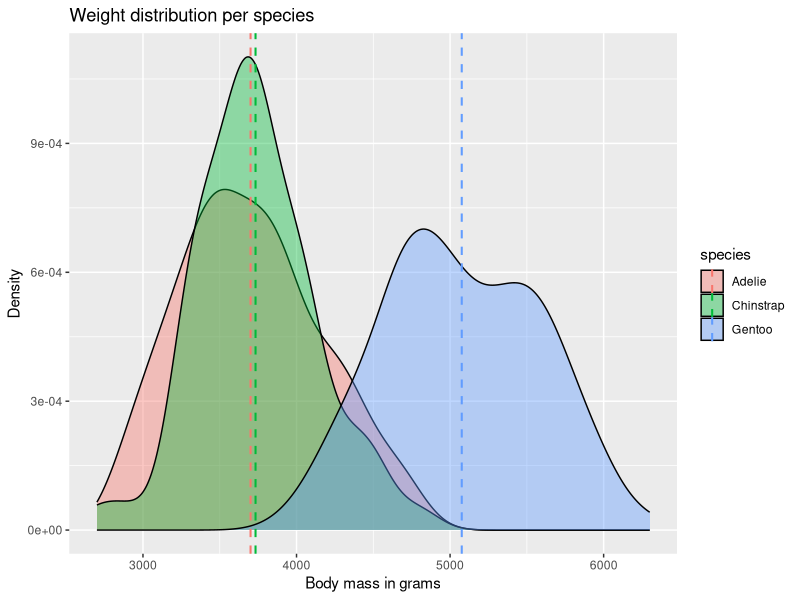
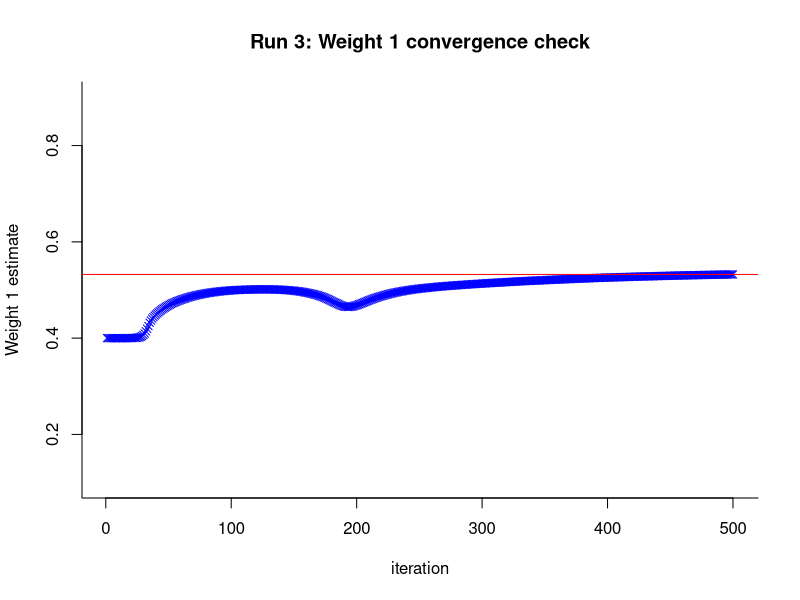
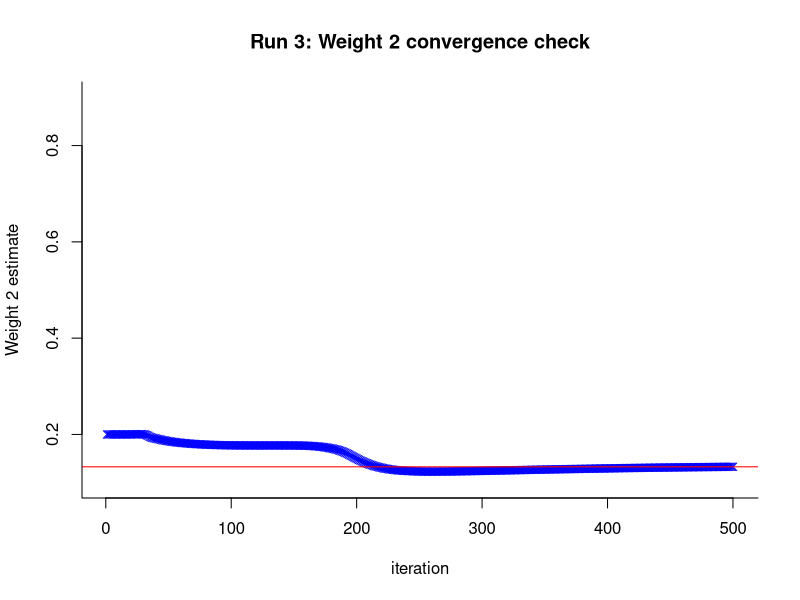
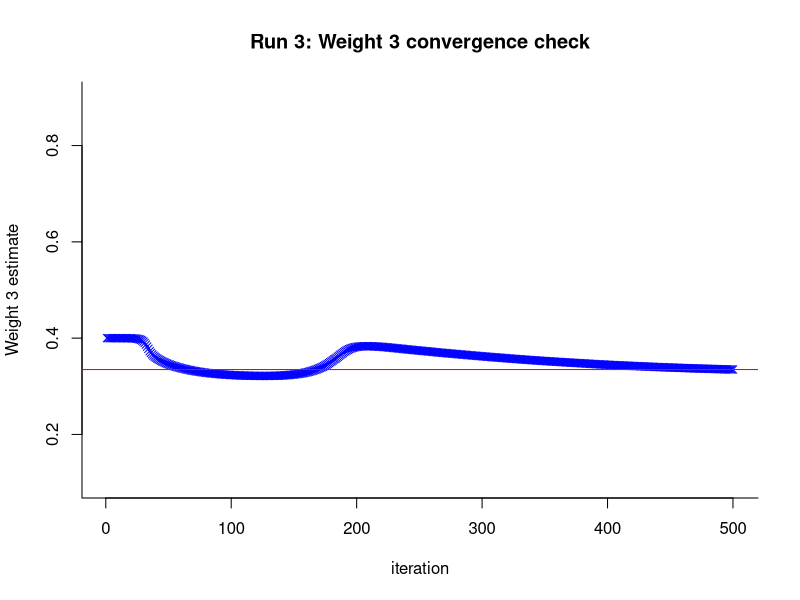
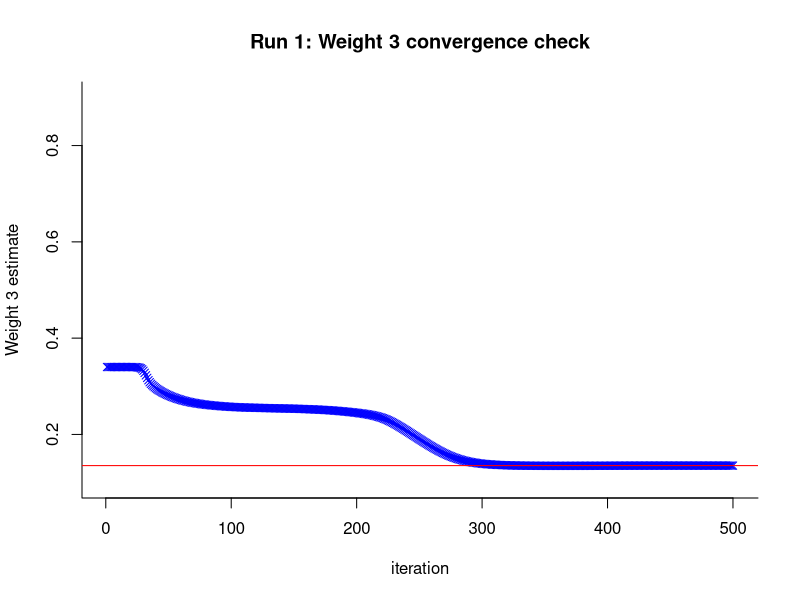
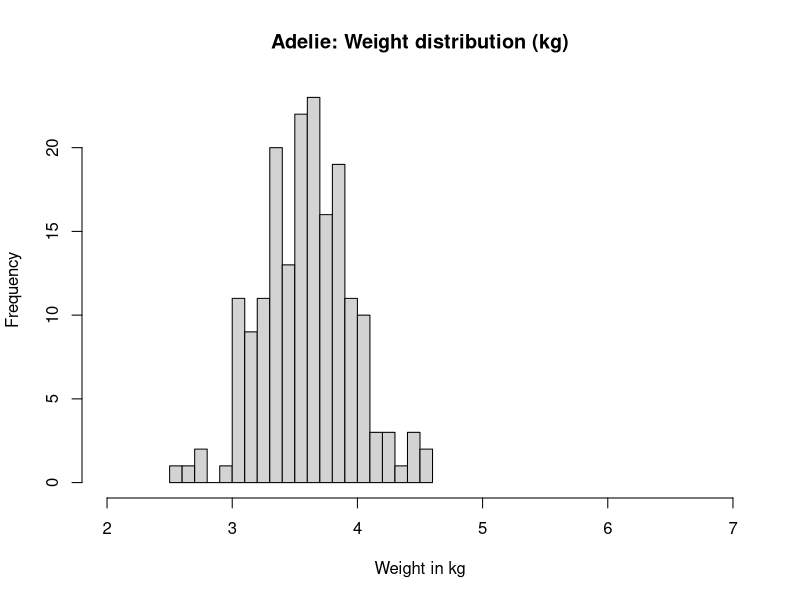
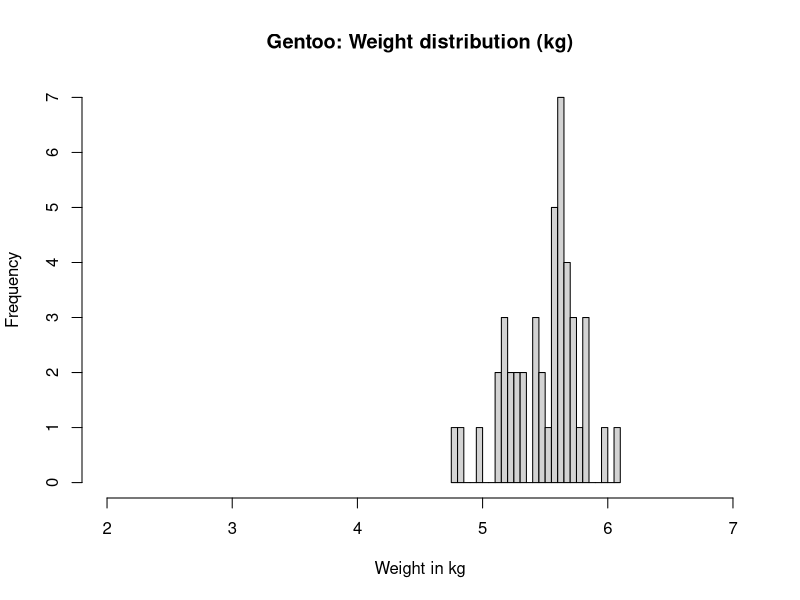
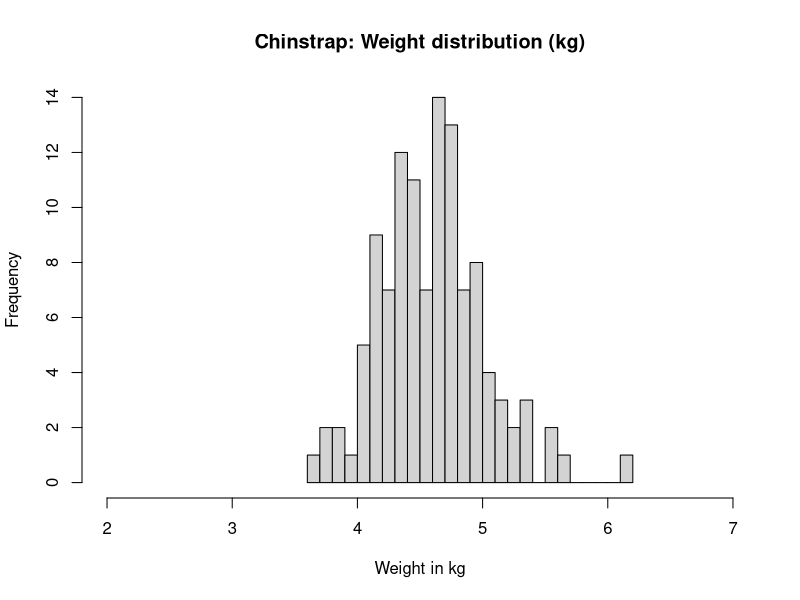

Recreate these plots in R, in order.
## ---- chunk 1
knitr::opts_chunk$set(echo = TRUE)
## ---- chunk 2
setwd("/Users/valentinkodderitzsch/Coding/r-for-stats/r-course/assignment")

# Set seed to student ID as instructed
set.seed(3895157)
## ---- chunk 3
# Install and load libraries
pkgs <- rownames(installed.packages())
if(!"palmerpenguins" %in% pkgs) install.packages("palmerpenguins")
library(palmerpenguins)
library(dplyr)
library(ggplot2)

# Inspect penguins dataset
?penguins

# Load the dataset into the R environment
data("penguins")

# Convert to dataframe
df = data.frame(penguins)
head(df)
## ---- chunk 4
# Get the unique values in the species and island columns
unique(df$species)
unique(df$island)

# Display the joint frequency table
table(df$species, df$island)

# Total number of penguins
sum(count(df, species, island)$n)
## ---- chunk 5
# Get the bill length of the Gentoo and the Chinstrap penguin
c_bill = filter(df, species == 'Chinstrap') |> select(bill_length_mm)
g_bill = filter(df, species == 'Gentoo') |> select(bill_length_mm)


# H0: mu_c >= mu_g with Ha: mu_c < mu_g
alpha = 0.05
test_less = t.test(x = c_bill, y = g_bill, alternative = "less", conf.level = 1-alpha)
test_less
## ---- chunk 6
test_equal = t.test(c_bill, g_bill, alternative = "two.sided", conf.level = 1-alpha)
test_equal
## ---- chunk 7
# Check for NA in body mass column and return index
if (sum(is.na(df$body_mass_g)) > 0){
  print("Remove the following indexes from body_mass_g")
  which(is.na(df$body_mass_g))}

# Check for NA in species and return index
if (sum(is.na(df$species)) > 0){
  print("Remove the following indexes from species")
  which(is.na(df$species))}

# Remove rows with NA body mass or NA species
df = filter_at(df, vars(body_mass_g, species), all_vars(!is.na(.)))
## ---- chunk 8
# Calculate the mean for each species
avg_body_mass_g = aggregate(body_mass_g ~ species, data = df, FUN = mean)
avg_body_mass_g

# Overlapping density plot per species, with mean values
# Smoothing parameter has been left at the default of 'adjust = 1'
ggplot(data=df,
       aes(x=body_mass_g, group=species, fill=species)) +
  geom_density(adjust=1, alpha=.4) +
  geom_vline(data = avg_body_mass_g, aes(xintercept = body_mass_g, color = species),
             linetype = "dashed", linewidth = 0.7) +
  labs(title = "Weight distribution per species", x = 'Body mass in grams', y = 'Density')
## ---- chunk 9
# x is the new body_mass_g vector in kilos 
x.mass = df$body_mass_g/1000
## ---- chunk 10
# Log-likelihood function but negated so that it can be minimized using optim().
# Tao is an unbound parameter that can be converted back using sigma = exp(tao)
## @param theta: Vector with parameter values mu1, mu2, mu3, tao1, tao2, tao3
## @param weights: Vector with mixture weights 1 and 2
## @param clt_1.row: Vector with clustering probabilities on 
### all observations to be component 1
## @param clt_2.row: Vector with clustering probabilities on 
### all observations to be component 2
## @param x: Vector representing the given dataset
neg.loglik = function(theta, weights, clt_1.row, clt_2.row, x) {
  # Extract mu's
  mu1 = theta[1]
  mu2 = theta[2]
  mu3 = theta[3]
  
  # Extract sigma's by converting from taos
  sigma1 = exp(theta[4])
  sigma2 = exp(theta[5])
  sigma3 = exp(theta[6])
  
  # Extract mixture weights: \pi_i
  wt_1 = weights[1] 
  wt_2 = weights[2]
  
  # Check that the sum of weights is not greater than 1 (i.e. sum of 1 is allowed)
  if (wt_1+wt_2 > 1) {
    stop("Sum of wt_1 and wt_2 cannot exceed 1")
  }
  wt_3 = 1 - wt_1 - wt_2
  
  # Check that the sum of probabilistic classification is not greater than 1
  sum = clt_1.row + clt_2.row
  rs = round(sum, 6) # Fix floating-point arithmetic issue
  if ( any(rs > 1) ) {
    stop("Sum of clt_1.row and clt_2.row cannot exceed 1 at any element")
  }
  clt_3.row = 1 - clt_1.row - clt_2.row
  
  # Density of the mixture model:
  f.x1 = wt_1 * dnorm(x, mu1, sigma1)
  f.x2 = wt_2 * dnorm(x, mu2, sigma2)
  f.x3 = wt_3 * dnorm(x, mu3, sigma3)
    
  # Negative log-likelihood:
  - sum(clt_1.row * log(f.x1) + clt_2.row * log(f.x2) + clt_3.row * log(f.x3))
}
## ---- chunk 11
# EM init function initializes and return theta, weights clustering probabilities
## @param n.iter: Number of iterations
## @param data: Dataset of the EM algorithm
## @param start_t: Starting values for theta (mu1 to mu3, sig1 to sig3)
## @param start_w: Starting weights w1 and w2
EM_init = function(n.iter = 200, data = x.mass, 
                   start_t = c(3.7, 3.73, 5.07, 0.46, 0.38, 0.5), 
                   start_w = c(0.3, 0.38)) {
  # Check that the dataset has no NA values
  if (any(is.na(data))) {
    stop("Given dataset in EM_init() contains NA values which is not allowed")  
  }
  n = length(data)
  
  # Estimates for the mixture weights 1 and 2
  wt.hat = matrix(NA, n.iter, 2)
  
  # Estimates for the clustering probabilities for factor 1 and 2
  clt_1 = clt_2 = matrix(NA, n.iter, n)
  
  # Theta values are: mu1, mu2, mu3, tao1, tao2, tao3
  theta.hat = matrix(NA, n.iter, 6) 
  
  # Initialize values based on function input
  wt.hat[1, 1] = start_w[1]
  wt.hat[1, 2] = start_w[2]
  
  # Expectation of the clustering probabilities have to be mixture weight
  ## Set range very small so that the sum of weights is <= 1
  clt_1[1, ] = runif(n, wt.hat[1, 1] - 0.2, wt.hat[1, 1] + 0.2)
  clt_2[1, ] = runif(n, wt.hat[1, 2] - 0.02, wt.hat[1, 2] + 0.02)
  
  # Reparameterised optimisation (i.e. minimisation of neg.loglik)
  ## Starting values are mu1, mu2, mu3, tao1, tao2, tao3
  ## tao = log(sigma) => sigam = exp(tao)
  opt_res = optim(start_t, 
    function(theta) neg.loglik(theta, wt.hat[1,], clt_1[1, ], clt_2[1, ], data))
  
  # Get the optim parameters
  theta.hat[1, ] = opt_res$par
  
  output = list('wt.hat' = wt.hat,
                'clt_1' = clt_1,
                'clt_2' = clt_2,
                'theta.hat' = theta.hat)
  
  return(output)
}
## ---- chunk 12
# EM algorithm return the estimates for theta and its log-likelihood, weights,
## clustering probabilities, and the weights over 
## all iteration to check for convergence
## @param n.iter: Number of iterations
## @param data: Dataset for the EM algorithm
## @param start_t: Starting values for theta (mu1, mu2, mu3, tao1, tao2, tao3)
## @param start_w: Starting weights w1 and w2
EM_algo = function(n.iter = 200, data = x.mass, 
                           start_t = c(3.7, 3.73, 5.07, 0.46, 0.38, 0.5), 
                           start_w = c(0.3, 0.38)) {
  
  # Create initials values for iteration t = 1
  init_values = EM_init(n.iter, data, start_t, start_w)
  
  # Extract values
  wt.hat = init_values[["wt.hat"]]
  clt_1 = init_values[["clt_1"]]
  clt_2 = init_values[["clt_2"]]
  theta.hat = init_values[["theta.hat"]]
  
  # Iteration 2 until end
  for (t in 2:n.iter) {
    # Extract tmp theta and weights from last iteration
    tmp.mu1 = theta.hat[t-1, 1]
    tmp.mu2 = theta.hat[t-1, 2]
    tmp.mu3 = theta.hat[t-1, 3]
    
    # Convert from taos to sigmas
    tmp.sig1 = exp(theta.hat[t-1, 4]) 
    tmp.sig2 = exp(theta.hat[t-1, 5])
    tmp.sig3 = exp(theta.hat[t-1, 6])
    
    tmp.wt_1 = wt.hat[t-1, 1]
    tmp.wt_2 = wt.hat[t-1, 2]
    
    # E STEP: Updates the clustering probabilities
    p.temp = cbind(
      tmp.wt_1 * dnorm(data, tmp.mu1, tmp.sig1),
      tmp.wt_2 * dnorm(data, tmp.mu2, tmp.sig2),
      (1 - tmp.wt_1 - tmp.wt_2) * dnorm(data, tmp.mu3, tmp.sig3)
    )
    
    # Clustering probabilities for factor 1
    clt_1[t, ] = p.temp[ , 1]/rowSums(p.temp)
    
    ## Clustering probabilities for factor 2
    clt_2[t, ] = p.temp[ , 2]/rowSums(p.temp)
    
    # M STEP: Updates mixture weights and theta values
    wt_1.hat = mean(clt_1[t, ])
    wt_2.hat = mean(clt_2[t, ])
    wt.hat[t, ] = c(wt_1.hat, wt_2.hat)
    
    # Reparameterised optimisation (i.e. minimisation of neg.loglik)
    ## Starting values are mu1, mu2, mu3, tao1, tao2, tao3
    ## tao = log(sigma) => sigam = exp(tao)
     opt_result  = optim(theta.hat[t-1, ], function(theta)
      neg.loglik(theta, wt.hat[t, ], clt_1[t, ], clt_2[t, ], data))
     
     # print(paste("Inside for loop at t =", t))
     # print(opt_result)
     # print(wt.hat[t, ])
     theta.hat[t, ] = opt_result$par
  } # end for loop
  
  # Log-likelihood value at the last iteration, i.e minus minus is plus
  log.last = - neg.loglik(theta.hat[n.iter, ],
                          wt.hat[n.iter, ], 
                          clt_1[n.iter, ],
                          clt_2[n.iter, ], data)
  
  # Compute wt_3 at final iteration n.iter
  wt_3 = 1 - sum(wt.hat[n.iter, ])
  
  # Compute clustering probabilities at final iteration n.iter
  clt_total_n.iter = cbind(clt_1[t, ],
                           clt_2[t, ], 
                           1 - clt_1[t, ] - clt_2[t, ])
  
  # Compute the weight iteration for factor 3
  wt_3_iterations = 1 - rowSums(wt.hat)
  
  # Convert taos to sigmas
  sig_all = exp(theta.hat[n.iter, 4:6])
  
  output = list('loglik' = log.last,
                'weights' = c(wt.hat[n.iter, ], wt_3 ),
                'theta' = c(theta.hat[n.iter, 1:3], sig_all),
                'weight_iterations' = cbind(wt.hat, wt_3_iterations),
                'clusters' = clt_total_n.iter)
  
  return(output)
}
## ---- chunk 13
# Isolate the body mass per species and convert to kg 
mass_c = as.numeric(filter(df, species == 'Chinstrap') |> 
  select(body_mass_g) |> apply(2, function(x) x/1000))

mass_g = as.numeric(filter(df, species == 'Gentoo') |> 
  select(body_mass_g) |> apply(2, function(x) x/1000))

mass_a = as.numeric(filter(df, species == 'Adelie') |> 
  select(body_mass_g) |> apply(2, function(x) x/1000))

# Set factor 1 = Adelie; factor 2 = Gentoo; factor 3 = Chinstrap
start_t1 = c(mean(mass_a),mean(mass_g), mean(mass_c), 
          log(sd(mass_a)), log(sd(mass_g)), log(sd(mass_c)) )
## ---- chunk 14
# Run 1
# Set seed so that runs are comparable
set.seed(3895157)

# Starting values for weights
start_w1 = c(0.3, 0.36)

# Number of iterations
n.iter = 500

# Run the EM algorithm with the above starting values for theta
## and starting weight around 1/3
final_results1 = EM_algo(n.iter = n.iter, data = x.mass,
                        start_t = start_t1, start_w = start_w1)
final_results1[1:3]

## ---- chunk 15
# Run 2
# Set seed so that runs are comparable
set.seed(3895157)

# Starting values for theta
start_t2 = c(mean(x.mass), mean(x.mass) + 0.1, mean(x.mass) - 0.1,
           log(sd(x.mass)), log(sd(x.mass)) + 0.1, log(sd(x.mass)) - 0.1)

# Run the EM algorithm with the above starting values and starting weights around 1/3
final_results2 = EM_algo(n.iter = n.iter, data = x.mass,
                        start_t = start_t2,
                        start_w = start_w1)
final_results2[1:3]
## ---- chunk 16
# Run 3
# Set seed so that runs are comparable
set.seed(3895157)

# Set the starting weights to 40:20:40. The last weight is calculated internally.
start_w2 = c(0.4, 0.2)

# Run the EM algorithm with the above starting values form 
## run 2 and starting weights like in the dataset
final_results3 = EM_algo(n.iter = n.iter, data = x.mass,
                        start_t = start_t2,
                        start_w = start_w2)
final_results3[1:3]
## ---- chunk 17
#Convergence weight 1
par(bty = 'l')
plot(final_results3[["weight_iterations"]][, 1],
     xlab = 'iteration', pch = 4, col = 'blue', ylab = 'Weight 1 estimate',
     ylim = c(0.1, 0.9), main = 'Run 3: Weight 1 convergence check')
abline(h = final_results3[["weight_iterations"]][n.iter, 1], col = 'red')
## ---- chunk 18
# Convergence weight 2
par(bty = 'l')
plot(final_results3[["weight_iterations"]][, 2],
     xlab = 'iteration', pch = 4, col = 'blue', ylab = 'Weight 2 estimate',
     ylim = c(0.1, 0.9), main = 'Run 3: Weight 2 convergence check')
abline(h = final_results3[["weight_iterations"]][n.iter, 2], col = 'red')
## ---- chunk 19
# Convergence weight 3
par(bty = 'l')
plot(final_results3[["weight_iterations"]][, 3],
     xlab = 'iteration', pch = 4, col = 'blue', ylab = 'Weight 3 estimate',
     ylim = c(0.1, 0.9), main = 'Run 3: Weight 3 convergence check')
abline(h = final_results3[["weight_iterations"]][n.iter, 3], col = 'red')
## ---- chunk 20
# Convergence weight 3, run 1
par(bty = 'l')
plot(final_results1[["weight_iterations"]][, 3],
     xlab = 'iteration', pch = 4, col = 'blue', ylab = 'Weight 3 estimate',
     ylim = c(0.1, 0.9), main = 'Run 1: Weight 3 convergence check')
abline(h = final_results1[["weight_iterations"]][n.iter, 3], col = 'red')
## ---- chunk 21
# Create a dataframe
comp = data.frame(estimate = final_results3[['theta']], 
                  observed = c(mean(mass_a), mean(mass_g), mean(mass_c), 
                              sd(mass_a), sd(mass_g), sd(mass_c)))

# Store estimates in variables
mu_A = final_results3[['theta']][1]
mu_G = final_results3[['theta']][2]
mu_C = final_results3[['theta']][3]

sig_A = final_results3[['theta']][4]
sig_G = final_results3[['theta']][5]
sig_C = final_results3[['theta']][6]

# Name the indexes
rownames(comp) = c("mu_A", 'mu_G', 'mu_C', "sig_A", "sig_G", "sig_C")

print(comp)
## ---- chunk 22
# Mixture weight estimates
final_results3[['weights']]

# Store estimates in variables
w_A = final_results3[['weights']][1]
w_G = final_results3[['weights']][2]
w_C = final_results3[['weights']][3]
## ---- chunk 23
# Length of final dataframe
n = length(x.mass)

# Draw data according to the number of classified penguines per species
# with their estimated mean and sd
dist_A = rnorm(round(w_A*n, 0), mu_A, sig_A)
dist_G = rnorm(round(w_G*n, 0), mu_G, sig_G)
dist_C = rnorm(round(w_C*n, 0), mu_C, sig_C)

# Display the weight distribution Adelie penguines
hist(dist_A, 20, 
     main = "Adelie: Weight distribution (kg)",
     xlab = "Weight in kg", xlim = c(2, 7))

# Gentoo
hist(dist_G, 20,
      main = "Gentoo: Weight distribution (kg)",
      xlab = "Weight in kg", xlim = c(2, 7))

# Chinstrap
hist(dist_C, 20,
      main = "Chinstrap: Weight distribution (kg)",
      xlab = "Weight in kg", xlim = c(2, 7))

## ---- chunk 24
# Run 3
# Encode columns as col1 = Ad, col2 = Gent, col3 = Chin
# Classify using the component with the highest probability from run 3 instead 
## of using a fixed cut off value
predComp_r3 = apply(final_results3[['clusters']], 1, function(x) which.max(x) )
print(predComp_r3)
## ---- chunk 25
# Run 1
# Encode columns as col1 = Ad, col2 = Gent, col3 = Chin
# Classify using the component with the highest probability from run 1 instead 
## of using a fixed cut off value
predComp_r1 = apply(final_results1[['clusters']], 1, function(x) which.max(x) )
print(predComp_r1)
## ---- chunk 26
# Run 3
# Joint PDF of Sex vs predicted component
sex = df$sex
table(sex, predComp_r3)
## ---- chunk 27
# Run 1
# Joint PDF of Sex vs predicted component
table(sex, predComp_r1)
## ---- chunk 28
# Encoding the actual component
actualComponent = ifelse(df$species == 'Adelie', 1, 0) +
  ifelse(df$species == 'Gentoo', 2, 0) + 
  ifelse(df$species == 'Chinstrap', 3, 0) 

print(actualComponent)
## ---- chunk 29
table(sex, actualComponent)
## ---- chunk 30
# Run 3
# Joint PDF of Species vs predicted component
species = df$species
table(species, predComp_r1)
## ---- chunk 31
# Run 3
# Classification accuracy table
accuracy = table(actualComponent, predComp_r3)
accuracy

# Numeric classification accuracy
overall_3 = sum(diag(accuracy))/n

print(paste("Overall classification accuracy RUN 3:", 100*overall_3, "%"))

print(paste("Classification accuracy for Adelie class:", 100* 124/(124+27), "%") )
print(paste("Classification accuracy for Gentoo class:", 100* 46/(3+46+74), "%") )
print(paste("Classification accuracy for Chinstrap class:", 100* 7/(61+7), "%") )
## ---- chunk 32
# Run 1
# Classification accuracy table
accuracy = table(actualComponent, predComp_r1)
accuracy

# Numeric classification accuracy
overall_1 = sum(diag(accuracy))/n

print(paste("Overall classification accuracy RUN 1:", 100*overall_1, "%"))

print(paste("Classification accuracy for Adelie class:", 100* 124/(124+27), "%") )
print(paste("Classification accuracy for Gentoo class:", 100* 71/(71+3+49), "%") )
print(paste("Classification accuracy for Chinstrap class:", 100* 0/(61+7), "%") )
## ---- chunk 33
# Create parameters for the simulated data (s.data)
s.n = 500
s.w1 = s.w3 = 0.4
s.w2 = 0.2
s.mu1 = 3
s.mu2 = 10
s.mu3 = 18
s.sig1 = 1.2
s.sig2 = 1.4
s.sig3 = 1.6

# Just like the given dataset, the first 200 entries are factor 1 only, 
# the following 100 observations are factor 2 only, same logic for factor 3
s.groups = c(rep(1, 200), rep(2, 100), rep(3, 200))
table(s.groups)

# Create the simulated dataset using the mixture model
s.x = rep(NA, s.n)
s.x[s.groups == 1] = rnorm(sum(s.groups == 1), s.mu1, s.sig1)
s.x[s.groups == 2] = rnorm(sum(s.groups == 2), s.mu2, s.sig2)
s.x[s.groups == 3] = rnorm(sum(s.groups == 3), s.mu3, s.sig3)

# Calculate the coefficient of variation
cv = sd(s.x)/mean(s.x) * 100

# Print information about the variability of the data => Needed to put MSE in context
print(paste('mean', mean(s.x)))
print(paste('sd', sd(s.x)))
print(paste('range', range(s.x)))
print(paste('cv', cv))

## ---- chunk 34
# Visualize the simulated dataset
s.df = data.frame(sim_mass = s.x)
hist_plot = ggplot(s.df, aes(x=sim_mass)) +
  geom_histogram(aes(y = after_stat(density)),
                 colour = 1, fill = "white", binwidth = 0.2) +
  geom_density(lwd = 0.7, colour = 4,
               fill = 4, alpha = 0.25)

# Names for the mixture PDF with their respective weight
name1 = paste("Normal 1 (weight", s.w1, ")")  
name2 = paste("Normal 2 (weight", s.w2, ")")  
name3 = paste("Normal 3 (weight", s.w3, ")")  

# Overlay the 3 normal distributions  
hist_plot +
  stat_function(fun = dnorm, args = list(mean = s.mu1, sd = s.sig1), 
                linewidth = 0.5, aes(colour = name1)) +
  stat_function(fun = dnorm, args = list(mean = s.mu2, sd = s.sig2), 
                linewidth = 0.5, aes(colour = name2)) +
  stat_function(fun = dnorm, args = list(mean = s.mu3, sd = s.sig3), 
                linewidth = 0.5, aes(colour = name3)) +
  scale_color_manual("Mixture components" ,values = c(10:11, 6)) +
  labs(title = "Simulated Dataset with Mixtures", x = "Simulated Mass", y = "Density") +
  theme(legend.position = "right")
## ---- chunk 35
# Set clustering probabilities
b.clt_1 = b.clt_2 = b.clt_3 = rep(NA, s.n)
b.clt_1[s.groups == 1] = 0.9
b.clt_1[s.groups != 1] = 0.05

b.clt_2[s.groups == 2] = 0.9
b.clt_2[s.groups != 2] = 0.05

b.clt_3[s.groups == 3] = 0.9
b.clt_3[s.groups != 3] = 0.05

# Check that the clustering probabilities add up
b.clt_all = cbind(b.clt_1, b.clt_2, b.clt_3)
b.clt_all[1:3, ]

# Cluster 2 should be 0.9 for observations 201 to 300
b.clt_all[220:222, ]

# Cluster 3 should be 0.9 for observations 301 to 500
b.clt_all[420:422, ]

## ---- chunk 36
# True parameters
truth = c(s.mu1, s.mu2, s.mu3, 
          s.sig1, s.sig2, s.sig3)

# Number of simulations (left at 10 so that .Rmd knits faster)
## Results seem to stabilise as of 300 
## but for actual Law of Large Number use k = 10^4
k = 300

# Bootstrap assuming that the mixture weights are fixed and correct
boot = replicate(k, {
  # Simulate the datset
  x.boot = rep(NA, s.n)
  x.boot[s.groups == 1] = rnorm(sum(s.groups == 1), s.mu1, s.sig1)
  x.boot[s.groups == 2] = rnorm(sum(s.groups == 2), s.mu2, s.sig2)
  x.boot[s.groups == 3] = rnorm(sum(s.groups == 3), s.mu3, s.sig3)
  
  # Optimise the 6 theta values (mu1, mu2, mu3, tao1, tao2, tao3)
  # and use the truth values as the starting point
  # Use Nelder-Meld as sigma = exp(tao), i.e. sigma has been re-parameterised to be unconstrained
  # Assume that the mixture weights are correctly predicted
  # Assume that the clustering probabilities are correct
  est = optim(truth, function(theta)
    neg.loglik(theta, c(s.w1, s.w2), b.clt_1, b.clt_2, x.boot) )$par
  
  # Convert taos to sigs
  exp(est[4:5])
  est
})


# Simulated error is each estimation minus the truth
error = apply(boot, 2, function(x) truth - x)

# Overall estimate is the mean of all replications
estimate = apply(boot, 1, mean)

# Bias and mse are the mean and the square of the mean error
bias = apply(error, 1, mean)
mse = apply(error^2, 1, mean)

b.summary = data.frame(truth = truth, estimate = estimate, bias = bias, mse = mse)
b.summary

## ---- chunk 37
# Set seed for reproducibility
set.seed(2)

# Starting values for theta
start_t_sim = c(s.mu1, s.mu2, s.mu3,
           log(sd(s.x)), log(sd(s.x)) + 0.1, log(sd(s.x)) - 0.1)

# Starting values for weights
start_w_sim = c(0.3, 0.36)

# Number of iterations
n.iter = 500

# Run the EM algorithm with the above starting values and starting weight around 1/3
s.final_results = EM_algo(n.iter = n.iter, data = s.x,
                        start_t = start_t_sim, start_w = start_w_sim)
s.final_results[1:3]
## ---- chunk 38
# Check for convergence
#Convergence weight 1
par(bty = 'l')
plot(s.final_results[["weight_iterations"]][, 1],
     xlab = 'iteration', pch = 4, col = 'blue', ylab = 'Weight 1 estimate',
     ylim = c(0.1, 0.9), main = 'Weight 1 convergence check')
abline(h = s.final_results[["weight_iterations"]][n.iter, 1], col = 'red')
## ---- chunk 39
# Set seed for reproducibility
set.seed(35) # seed 10 converges; seed 35 when knitting the doc

# Starting values for theta
start_t_sim = c(s.mu1, s.mu2, s.mu3,
           log(sd(s.x)), log(sd(s.x)) + 0.1, log(sd(s.x)) - 0.1)

# Starting values for weights
start_w_sim = c(0.3, 0.36)

# Number of iterations
n.iter = 500

# Run the EM algorithm with the above starting values and starting weight around 1/3
s.final_results = EM_algo(n.iter = n.iter, data = s.x,
                        start_t = start_t_sim, start_w = start_w_sim)
s.final_results[1:3]
## ---- chunk 40
# Check for convergence weight 1
par(bty = 'l')
plot(s.final_results[["weight_iterations"]][, 1],
     xlab = 'iteration', pch = 4, col = 'blue', ylab = 'Weight 1 estimate',
     ylim = c(0.1, 0.9), main = 'Weight 1 convergence check')
abline(h = s.final_results[["weight_iterations"]][n.iter, 1], col = 'red')
## ---- chunk 41
# Check for convergence weight 2
par(bty = 'l')
plot(s.final_results[["weight_iterations"]][, 2],
     xlab = 'iteration', pch = 4, col = 'blue', ylab = 'Weight 2 estimate',
     ylim = c(0.1, 0.9), main = 'Weight 2 convergence check')
abline(h = s.final_results[["weight_iterations"]][n.iter, 2], col = 'red')
## ---- chunk 42
# Check for convergence weight 3
par(bty = 'l')
plot(s.final_results[["weight_iterations"]][, 3],
     xlab = 'iteration', pch = 4, col = 'blue', ylab = 'Weight 3 estimate',
     ylim = c(0.1, 0.9), main = 'Weight 3 convergence check')
abline(h = s.final_results[["weight_iterations"]][n.iter, 3], col = 'red')
## ---- chunk 43
# Encode the predicted components
s.max_predComp = apply(s.final_results[['clusters']], 1, function(x) which.max(x) )

# Classification accuracy table
accuracy = table(s.groups, s.max_predComp)
accuracy

# Numeric classification accuracy
sum(diag(accuracy))/s.n
